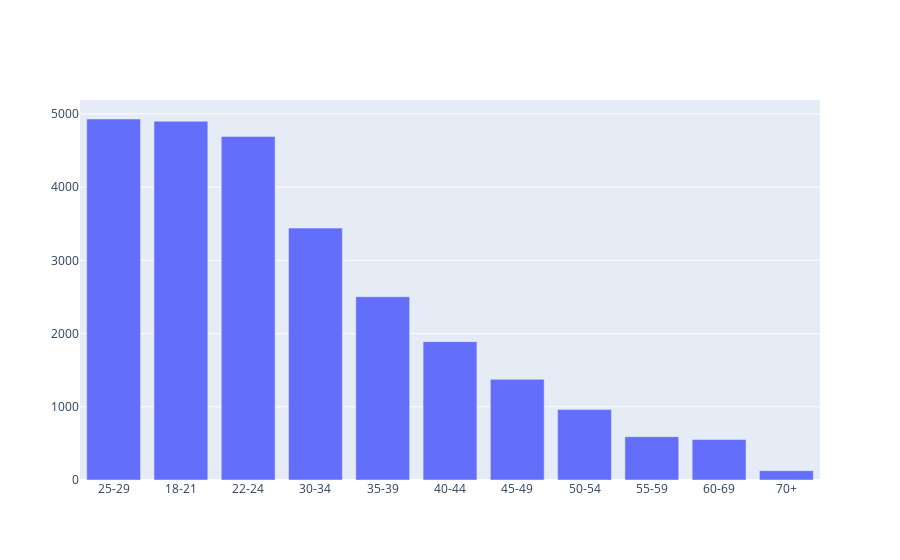

The notebook cell this image was saved under:
### Code cell
# Graph Object방식으로(옵션 수정 위해) 진행했음
# Q1 막대그래프
# 위 결괏값을 q1_df로 저장
q1_df = df['Q1'].value_counts()

fig =  go.Figure()
fig.add_trace(
    # 시각화 종류
    go.Bar(x=q1_df.index, y = q1_df.values))  # 시각화 차트 생성

fig.show()

### Figure 1 — Plotly figure (JSON) as saved in the notebook; plotly's stock layout.template omitted (floating-point values rounded to 4 significant figures)
{"data": [{"type": "bar", "x": ["25-29", "18-21", "22-24", "30-34", "35-39", "40-44", "45-49", "50-54", "55-59", "60-69", "70+"], "y": [4931, 4901, 4693, 3441, 2504, 1890, 1375, 962, 592, 553, 128]}], "layout": {"autosize": true, "xaxis": {"autorange": true, "range": [-0.5, 10.5], "type": "category"}, "yaxis": {"autorange": true, "range": [0, 5191.0], "type": "linear"}}}
